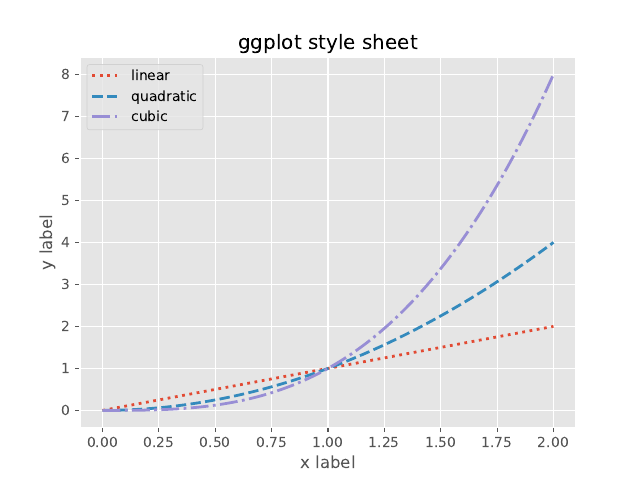

This chart was generated by the following Python code:
# ggplot style sheet
import matplotlib.pyplot as plt
import numpy as np

plt.style.use('ggplot')

x = np.linspace(0, 2, 100)

fig, ax = plt.subplots()
ax.set_title('ggplot style sheet')
ax.set_xlabel('x label')
ax.set_ylabel('y label')
ax.plot(x, x, label='linear', linestyle=':', lw=2)
ax.plot(x, x**2, label='quadratic', ls='--', lw=2)
ax.plot(x, x**3, label='cubic', ls='-.', lw=2)


plt.legend()

plt.savefig('ggplot_style_sheet.pdf')
plt.show()
